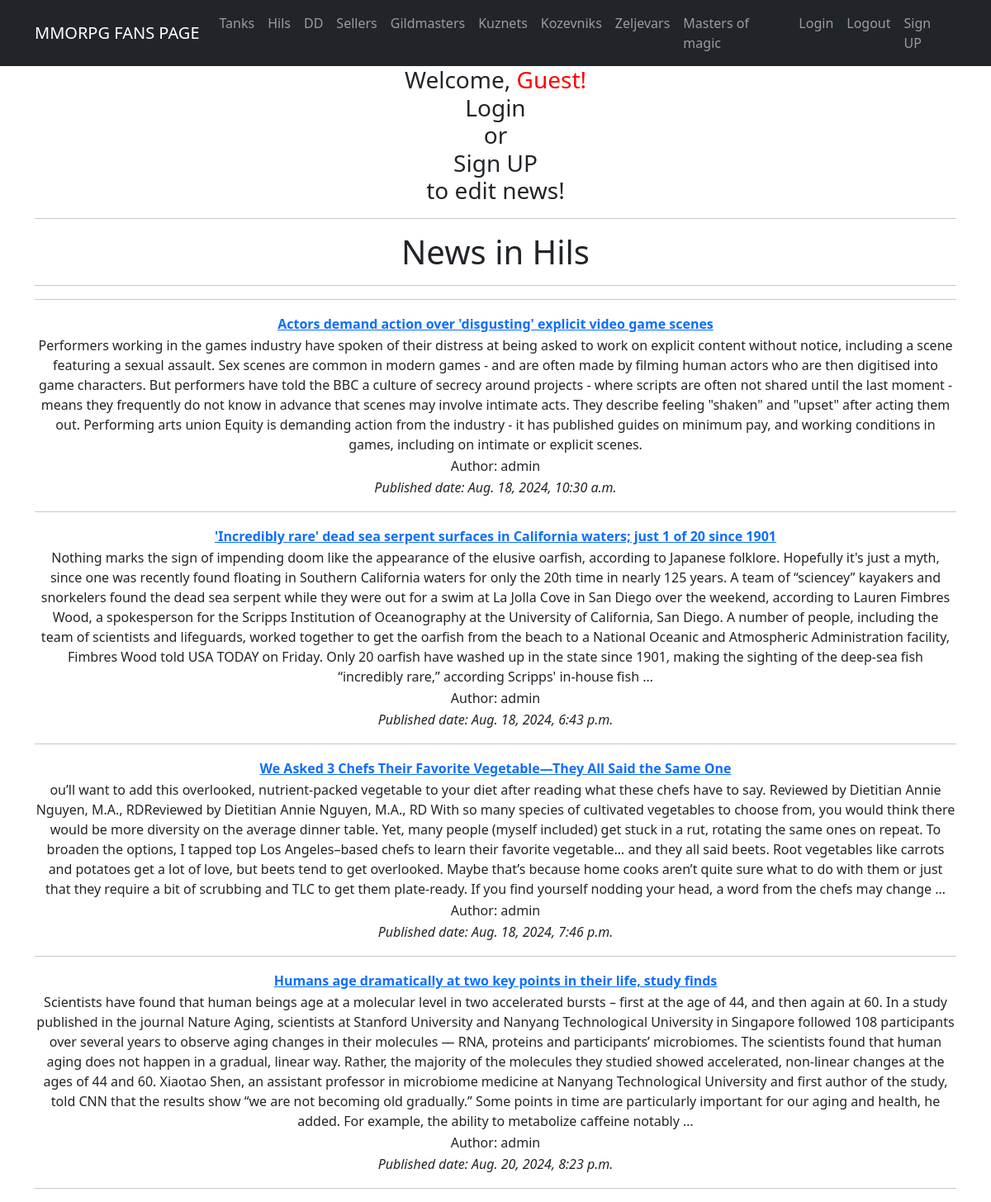
The app's page /category/Hils/, older data.
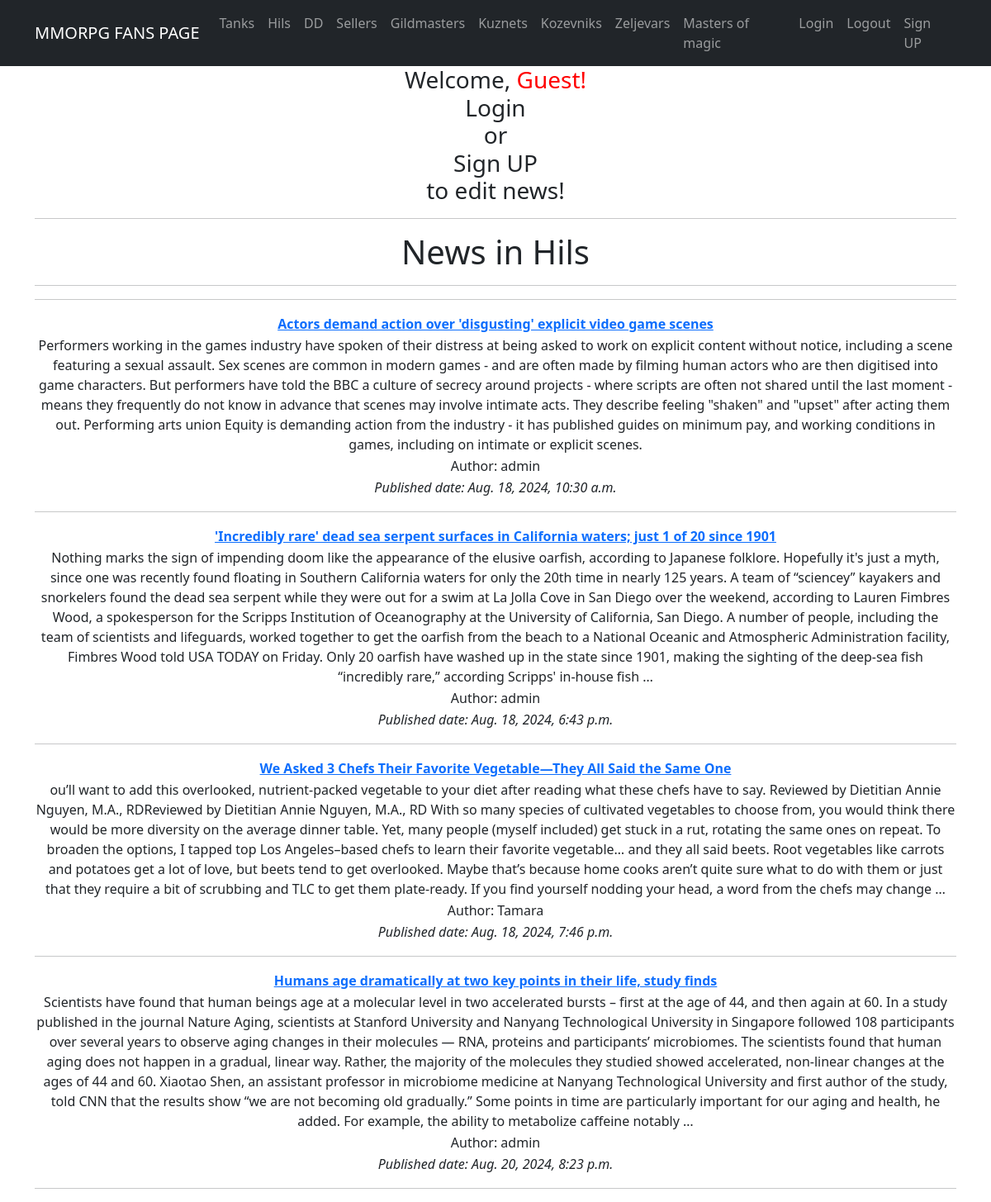
The same page, newer data.
### app/models.py (models this page shows, shortened)
class Post(models.Model):
    name = models.CharField(max_length=150, unique=True)
    description = models.TextField()
    published_date = models.DateTimeField(default=timezone.now)
    author = models.ForeignKey(User, on_delete=models.CASCADE, related_name='posts')
    categories = models.ManyToManyField(Category, related_name='posts')

### app/views.py (the view)
# urls.py: path('category/<str:category_name>/', PostByCategory.as_view(), name='posts_by_category'),
class PostByCategory(ListView, LoginRequiredMixin, PermissionRequiredMixin):
    template_name = 'post_by_category.html'
    context_object_name = 'post_by_category'
    def get_queryset(self):
        category_name = self.kwargs['category_name']
        self.category = get_object_or_404(Category, name__iexact=category_name)
        return Post.objects.filter(categories=self.category)
    def get_context_data(self, **kwargs):
        context = super().get_context_data(**kwargs)
        context['category'] = self.category
        return context

### templates/post_by_category.html (shortened to what this page needs)
{% extends 'flatpages/default.html' %}
{% block content %}
<h1>News in {{ category.name }}</h1>
<hr>
    {% for post in post_by_category %}
<table>
    <tr>
        <td><strong><a href="{% url 'post_detail' post.pk %}">{{ post.name }}</a></strong></td>
    </tr>
    <tr>
        <td>{{ post.description | truncatewords:150 }}</td>
    </tr>
    <tr>
        <td>Author: {{ post.author }}</td>
    </tr>
    <tr>
        <td><i>Published date: {{ post.published_date }}</i></td>
    </tr>
<hr>
</table>
    {% endfor %}
<hr>
{% endblock content %}

Row changes from the older to the newer data that the page shows:
changed Post "We Asked 3 Chefs Their Favorite Vegetable—They All Said the Same One": author "admin" → "Tamara"
